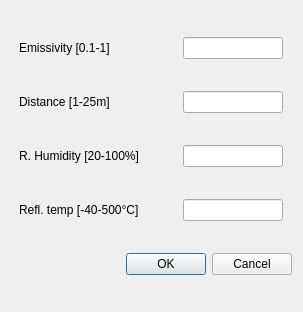
<?xml version="1.0" encoding="UTF-8"?>
<ui version="4.0">
 <class>Dialog</class>
 <widget class="QDialog" name="Dialog">
  <property name="geometry">
   <rect>
    <x>0</x>
    <y>0</y>
    <width>303</width>
    <height>312</height>
   </rect>
  </property>
  <property name="windowTitle">
   <string>Dialog</string>
  </property>
  <layout class="QVBoxLayout" name="verticalLayout">
   <item>
    <layout class="QHBoxLayout" name="horizontalLayout">
     <item>
      <widget class="QLabel" name="label">
       <property name="minimumSize">
        <size>
         <width>150</width>
         <height>0</height>
        </size>
       </property>
       <property name="maximumSize">
        <size>
         <width>150</width>
         <height>16777215</height>
        </size>
       </property>
       <property name="text">
        <string>Emissivity [0.1-1]</string>
       </property>
      </widget>
     </item>
     <item>
      <widget class="QLineEdit" name="lineEdit_em">
       <property name="enabled">
        <bool>true</bool>
       </property>
       <property name="minimumSize">
        <size>
         <width>100</width>
         <height>0</height>
        </size>
       </property>
       <property name="maximumSize">
        <size>
         <width>100</width>
         <height>16777215</height>
        </size>
       </property>
       <property name="text">
        <string/>
       </property>
       <property name="maxLength">
        <number>4</number>
       </property>
      </widget>
     </item>
    </layout>
   </item>
   <item>
    <layout class="QHBoxLayout" name="horizontalLayout_2">
     <item>
      <widget class="QLabel" name="label_2">
       <property name="minimumSize">
        <size>
         <width>150</width>
         <height>0</height>
        </size>
       </property>
       <property name="maximumSize">
        <size>
         <width>150</width>
         <height>16777215</height>
        </size>
       </property>
       <property name="text">
        <string>Distance [1-25m]</string>
       </property>
      </widget>
     </item>
     <item>
      <widget class="QLineEdit" name="lineEdit_dist">
       <property name="enabled">
        <bool>true</bool>
       </property>
       <property name="minimumSize">
        <size>
         <width>100</width>
         <height>0</height>
        </size>
       </property>
       <property name="maximumSize">
        <size>
         <width>100</width>
         <height>16777215</height>
        </size>
       </property>
       <property name="text">
        <string/>
       </property>
       <property name="maxLength">
        <number>4</number>
       </property>
      </widget>
     </item>
    </layout>
   </item>
   <item>
    <layout class="QHBoxLayout" name="horizontalLayout_3">
     <item>
      <widget class="QLabel" name="label_3">
       <property name="minimumSize">
        <size>
         <width>150</width>
         <height>0</height>
        </size>
       </property>
       <property name="maximumSize">
        <size>
         <width>150</width>
         <height>16777215</height>
        </size>
       </property>
       <property name="text">
        <string>R. Humidity [20-100%]</string>
       </property>
      </widget>
     </item>
     <item>
      <widget class="QLineEdit" name="lineEdit_rh">
       <property name="enabled">
        <bool>true</bool>
       </property>
       <property name="minimumSize">
        <size>
         <width>100</width>
         <height>0</height>
        </size>
       </property>
       <property name="maximumSize">
        <size>
         <width>100</width>
         <height>16777215</height>
        </size>
       </property>
       <property name="text">
        <string/>
       </property>
       <property name="maxLength">
        <number>6</number>
       </property>
      </widget>
     </item>
    </layout>
   </item>
   <item>
    <layout class="QHBoxLayout" name="horizontalLayout_4">
     <item>
      <widget class="QLabel" name="label_4">
       <property name="minimumSize">
        <size>
         <width>150</width>
         <height>0</height>
        </size>
       </property>
       <property name="maximumSize">
        <size>
         <width>150</width>
         <height>16777215</height>
        </size>
       </property>
       <property name="text">
        <string>Refl. temp [-40-500°C]</string>
       </property>
      </widget>
     </item>
     <item>
      <widget class="QLineEdit" name="lineEdit_temp">
       <property name="enabled">
        <bool>true</bool>
       </property>
       <property name="minimumSize">
        <size>
         <width>100</width>
         <height>0</height>
        </size>
       </property>
       <property name="maximumSize">
        <size>
         <width>100</width>
         <height>16777215</height>
        </size>
       </property>
       <property name="text">
        <string/>
       </property>
       <property name="maxLength">
        <number>5</number>
       </property>
      </widget>
     </item>
    </layout>
   </item>
   <item>
    <widget class="QDialogButtonBox" name="buttonBox">
     <property name="orientation">
      <enum>Qt::Horizontal</enum>
     </property>
     <property name="standardButtons">
      <set>QDialogButtonBox::Cancel|QDialogButtonBox::Ok</set>
     </property>
    </widget>
   </item>
  </layout>
 </widget>
 <resources/>
 <connections>
  <connection>
   <sender>buttonBox</sender>
   <signal>accepted()</signal>
   <receiver>Dialog</receiver>
   <slot>accept()</slot>
   <hints>
    <hint type="sourcelabel">
     <x>248</x>
     <y>254</y>
    </hint>
    <hint type="destinationlabel">
     <x>157</x>
     <y>274</y>
    </hint>
   </hints>
  </connection>
  <connection>
   <sender>buttonBox</sender>
   <signal>rejected()</signal>
   <receiver>Dialog</receiver>
   <slot>reject()</slot>
   <hints>
    <hint type="sourcelabel">
     <x>316</x>
     <y>260</y>
    </hint>
    <hint type="destinationlabel">
     <x>286</x>
     <y>274</y>
    </hint>
   </hints>
  </connection>
 </connections>
</ui>
